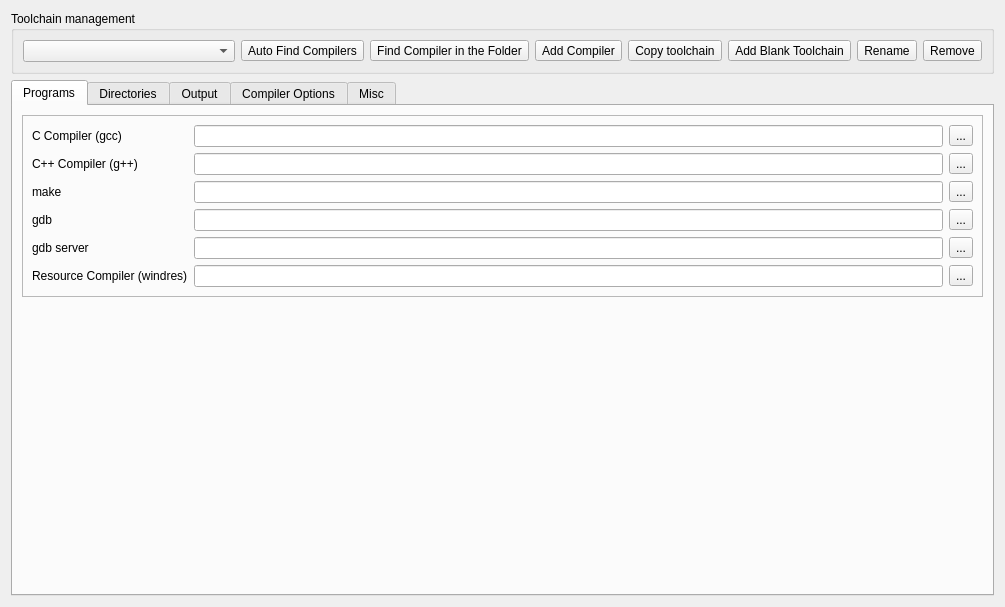
<?xml version="1.0" encoding="UTF-8"?>
<ui version="4.0">
 <class>ToolchainSettingsWidget</class>
 <widget class="QWidget" name="ToolchainSettingsWidget">
  <property name="geometry">
   <rect>
    <x>0</x>
    <y>0</y>
    <width>1005</width>
    <height>607</height>
   </rect>
  </property>
  <property name="windowTitle">
   <string>Form</string>
  </property>
  <layout class="QVBoxLayout" name="verticalLayout">
   <item>
    <widget class="QGroupBox" name="groupBox">
     <property name="title">
      <string>Toolchain management</string>
     </property>
     <layout class="QHBoxLayout" name="horizontalLayout">
      <item>
       <widget class="QComboBox" name="cbToolchain"/>
      </item>
      <item>
       <widget class="QToolButton" name="btnFindCompilers">
        <property name="toolTip"><string>Auto Find Compilers</string></property>
        <property name="text"><string>Auto Find Compilers</string></property>
       </widget>
      </item>
      <item>
       <widget class="QToolButton" name="btnAddByFolder">
        <property name="toolTip"><string>Find Compiler in the Folder</string></property>
        <property name="text"><string>Find Compiler in the Folder</string></property>
       </widget>
      </item>
      <item>
       <widget class="QToolButton" name="btnAddByFile">
        <property name="toolTip"><string>Specify the compiler executable file</string></property>
        <property name="text"><string>Add Compiler</string></property>
       </widget>
      </item>
      <item>
       <widget class="QToolButton" name="btnCopy">
        <property name="toolTip"><string>Copy current toolchain</string></property>
        <property name="text"><string>Copy toolchain</string></property>
       </widget>
      </item>
      <item>
       <widget class="QToolButton" name="btnAddBlank">
        <property name="toolTip"><string>Add Blank Toolchain</string></property>
        <property name="text"><string>Add Blank Toolchain</string></property>
       </widget>
      </item>
      <item>
       <widget class="QToolButton" name="btnRename">
        <property name="toolTip"><string>Rename</string></property>
        <property name="text"><string>Rename</string></property>
       </widget>
      </item>
      <item>
       <widget class="QToolButton" name="btnRemove">
        <property name="toolTip"><string>Remove</string></property>
        <property name="text"><string>Remove</string></property>
       </widget>
      </item>
     </layout>
    </widget>
   </item>
   <item>
    <widget class="QTabWidget" name="settingTabs">
     <widget class="QWidget" name="tabPrograms">
      <attribute name="title"><string>Programs</string></attribute>
      <layout class="QVBoxLayout" name="verticalLayout_3">
       <item>
        <widget class="QFrame" name="frame">
         <property name="frameShape"><enum>QFrame::StyledPanel</enum></property>
         <property name="frameShadow"><enum>QFrame::Raised</enum></property>
         <layout class="QGridLayout" name="gridLayout">
          <item row="0" column="0"><widget class="QLabel" name="lbCCompiler"><property name="text"><string>C Compiler (gcc)</string></property></widget></item>
          <item row="0" column="1"><widget class="QLineEdit" name="txtCCompiler"/></item>
          <item row="0" column="2"><widget class="QToolButton" name="btnChooseCCompiler"><property name="text"><string>...</string></property></widget></item>
          <item row="1" column="0"><widget class="QLabel" name="lbCppCompiler"><property name="text"><string>C++ Compiler (g++)</string></property></widget></item>
          <item row="1" column="1"><widget class="QLineEdit" name="txtCppCompiler"/></item>
          <item row="1" column="2"><widget class="QToolButton" name="btnChooseCppCompiler"><property name="text"><string>...</string></property></widget></item>
          <item row="2" column="0"><widget class="QLabel" name="lbMake"><property name="text"><string>make</string></property></widget></item>
          <item row="2" column="1"><widget class="QLineEdit" name="txtMake"/></item>
          <item row="2" column="2"><widget class="QToolButton" name="btnChooseMake"><property name="text"><string>...</string></property></widget></item>
          <item row="3" column="0"><widget class="QLabel" name="lbDebugger"><property name="text"><string>gdb</string></property></widget></item>
          <item row="3" column="1"><widget class="QLineEdit" name="txtDebugger"/></item>
          <item row="3" column="2"><widget class="QToolButton" name="btnChooseDebugger"><property name="text"><string>...</string></property></widget></item>
          <item row="4" column="0"><widget class="QLabel" name="lbGDBServer"><property name="text"><string>gdb server</string></property></widget></item>
          <item row="4" column="1"><widget class="QLineEdit" name="txtGDBServer"/></item>
          <item row="4" column="2"><widget class="QToolButton" name="btnChooseGDBServer"><property name="text"><string>...</string></property></widget></item>
          <item row="5" column="0"><widget class="QLabel" name="lbResourceCompiler"><property name="text"><string>Resource Compiler (windres)</string></property></widget></item>
          <item row="5" column="1"><widget class="QLineEdit" name="txtResourceCompiler"/></item>
          <item row="5" column="2"><widget class="QToolButton" name="btnChooseResourceCompiler"><property name="text"><string>...</string></property></widget></item>
         </layout>
        </widget>
       </item>
       <item><spacer name="verticalSpacer"><property name="orientation"><enum>Qt::Vertical</enum></property><property name="sizeHint" stdset="0"><size><width>20</width><height>40</height></size></property></spacer></item>
      </layout>
     </widget>
     <widget class="QWidget" name="tabDirectories">
      <attribute name="title"><string>Directories</string></attribute>
      <layout class="QHBoxLayout" name="horizontalLayout_2">
       <property name="leftMargin"><number>2</number></property>
       <property name="topMargin"><number>2</number></property>
       <property name="rightMargin"><number>2</number></property>
       <property name="bottomMargin"><number>2</number></property>
       <item>
        <widget class="QTabWidget" name="dirTabs">
         <property name="documentMode"><bool>true</bool></property>
        </widget>
       </item>
      </layout>
     </widget>
     <widget class="QWidget" name="tabOutput">
      <attribute name="title"><string>Output</string></attribute>
      <layout class="QGridLayout" name="gridLayout_2">
       <item row="0" column="0"><widget class="QLabel" name="lbPreprocessingSuffix"><property name="text"><string>Preprocessing output suffix</string></property></widget></item>
       <item row="0" column="1"><widget class="QLineEdit" name="txtPreprocessingSuffix"/></item>
       <item row="1" column="0"><widget class="QLabel" name="lbCompilingSuffix"><property name="text"><string>Compiling output suffix</string></property></widget></item>
       <item row="1" column="1"><widget class="QLineEdit" name="txtCompilationSuffix"/></item>
       <item row="2" column="0"><widget class="QLabel" name="lbAssemblingSuffix"><property name="text"><string>Assembling output suffix</string></property></widget></item>
       <item row="2" column="1"><widget class="QLineEdit" name="txtAssemblingSuffix"/></item>
       <item row="3" column="0"><widget class="QLabel" name="lbExecSuffix"><property name="text"><string>Executable suffix</string></property></widget></item>
       <item row="3" column="1"><widget class="QLineEdit" name="txtExecutableSuffix"/></item>
       <item row="4" column="0"><widget class="QLabel" name="lbBinarySuffix"><property name="text"><string>Binary suffix</string></property></widget></item>
       <item row="4" column="1"><widget class="QComboBox" name="cbBinarySuffix"/></item>
       <item row="5" column="0"><spacer name="verticalSpacer_2"><property name="orientation"><enum>Qt::Vertical</enum></property><property name="sizeHint" stdset="0"><size><width>20</width><height>40</height></size></property></spacer></item>
      </layout>
     </widget>
     <widget class="QWidget" name="tabOptions">
      <attribute name="title"><string>Compiler Options</string></attribute>
      <layout class="QHBoxLayout" name="horizontalLayout_3">
       <property name="leftMargin"><number>2</number></property>
       <property name="topMargin"><number>2</number></property>
       <property name="rightMargin"><number>2</number></property>
       <property name="bottomMargin"><number>2</number></property>
       <item>
        <widget class="CompileArgumentsWidget" name="optionTabs">
         <property name="documentMode"><bool>true</bool></property>
        </widget>
       </item>
      </layout>
     </widget>
     <widget class="QWidget" name="tabMisc">
      <attribute name="title"><string>Misc</string></attribute>
      <layout class="QVBoxLayout" name="verticalLayoutMisc">
       <item><widget class="QCheckBox" name="chkPersistInAutoFind"><property name="text"><string>Survive auto-finds</string></property></widget></item>
       <item><widget class="QCheckBox" name="chkForceEnglishOutput"><property name="text"><string>Don't localize compiler output messages</string></property></widget></item>
       <item>
        <layout class="QHBoxLayout" name="horizontalLayoutClang">
         <item><widget class="QLabel" name="lbClangTarget"><property name="text"><string>Clang --target=</string></property></widget></item>
         <item><widget class="QLineEdit" name="txtClangTarget"/></item>
        </layout>
       </item>
       <item><spacer name="verticalSpacerMisc"><property name="orientation"><enum>Qt::Vertical</enum></property><property name="sizeHint" stdset="0"><size><width>20</width><height>300</height></size></property></spacer></item>
      </layout>
     </widget>
    </widget>
   </item>
  </layout>
 </widget>
 <customwidgets>
  <customwidget>
   <class>CompileArgumentsWidget</class>
   <extends>QTabWidget</extends>
   <header location="global">src/widgets/compileargumentswidget.h</header>
   <container>1</container>
  </customwidget>
 </customwidgets>
 <resources/>
 <connections/>
</ui>
